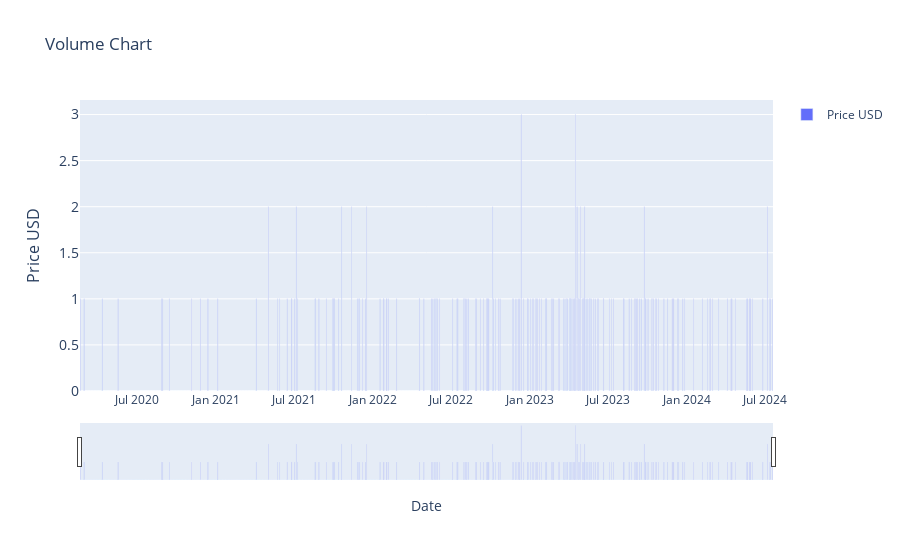

Notebook cell for this chart:
### Markdown cell above
### historic_volume

### Code cell
# > Volume Indicatior (1)

import plotly.graph_objects as go
import pandas as pd
from ipywidgets import interact, DatePicker
import numpy as np

df = current_item.copy()


start_date_picker = DatePicker(description='Start Date', value=START_DATE)
end_date_picker = DatePicker(description='End Date', value=END_DATE)


interact(lambda start_date, end_date: plot_historic_volume(df,  start_date, end_date),
         start_date=start_date_picker, end_date=end_date_picker)

### Figure 1 — Plotly figure (JSON) as saved in the notebook; plotly's stock layout.template omitted (floating-point values rounded to 4 significant figures; data arrays with more than 128 entries replaced by an {"elided": "..."} marker saying what was removed)
{"data": [{"name": "Price USD", "type": "bar", "x": {"elided": "1611 str values"}, "y": {"elided": "1611 int values"}}], "layout": {"showlegend": true, "title": {"text": "Volume Chart"}, "xaxis": {"rangeslider": {"visible": true}, "title": {"text": "Date"}, "type": "date"}, "yaxis": {"tickfont": {"size": 14}, "title": {"font": {"size": 16}, "text": "Price USD"}}}}
